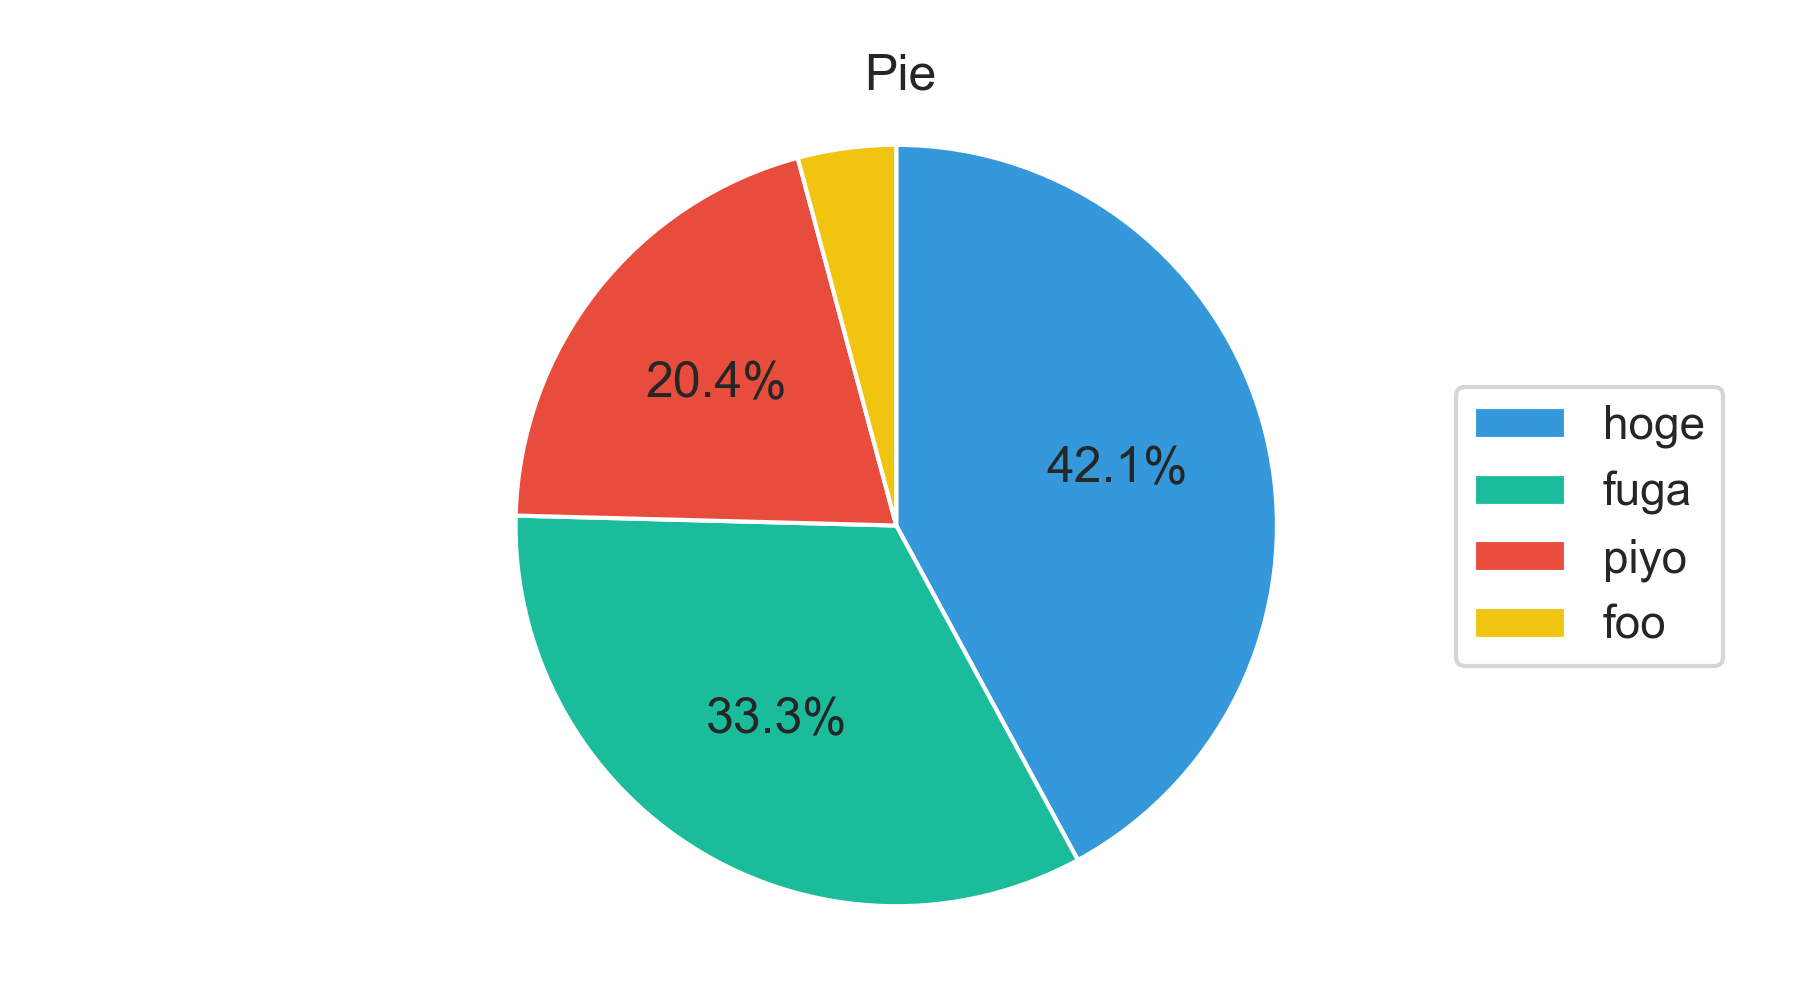

Write the Python code that produced this figure.
import matplotlib.cm as cm
import matplotlib.pyplot as plt
import numpy as np
import pandas as pd
import seaborn as sns

# Initialize graph style
sns.set()
sns.set_style("whitegrid", {'grid.linestyle': '--'})
sns.set_context("paper", 1.5, {"lines.linewidth": 4})
sns.set_palette("winter_r", 8, 1)
sns.set('talk', 'whitegrid', 'dark', font_scale=1.0,
        rc={"lines.linewidth": 2, 'grid.linestyle': '--'})

# Data
data = [505, 400, 245, 50]
legend = ['hoge', 'fuga', 'piyo', 'foo']
col = ['#3498db', '#1abc9c', '#e74c3c', '#f1c40f']

# Plot graphs
plt.figure(figsize=[9, 5], dpi=100)
plt.pie(data, counterclock=False, colors=col, shadow=False, startangle=90, autopct=lambda p:'{:.1f}%'.format(p) if p>=5 else '')
plt.legend(legend, loc='center right')
plt.title('Pie')
plt.tight_layout()
plt.axis('equal')
plt.show()
